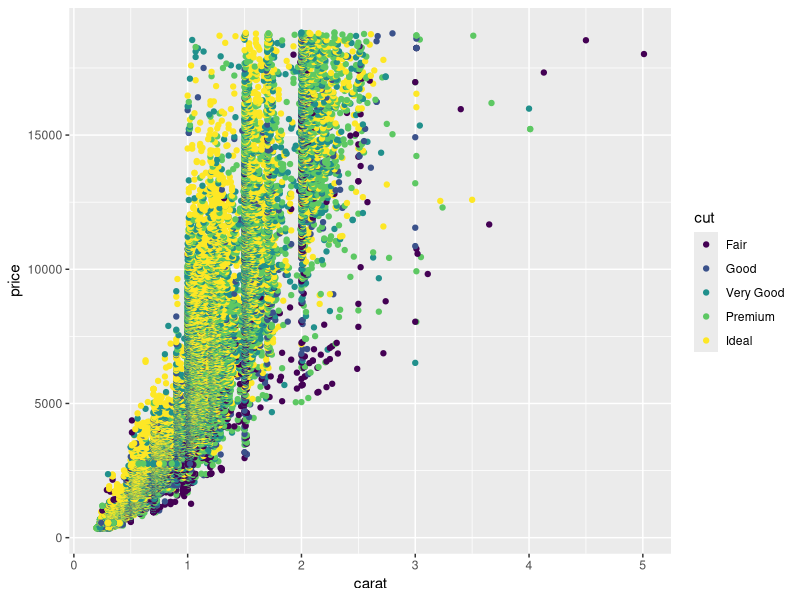
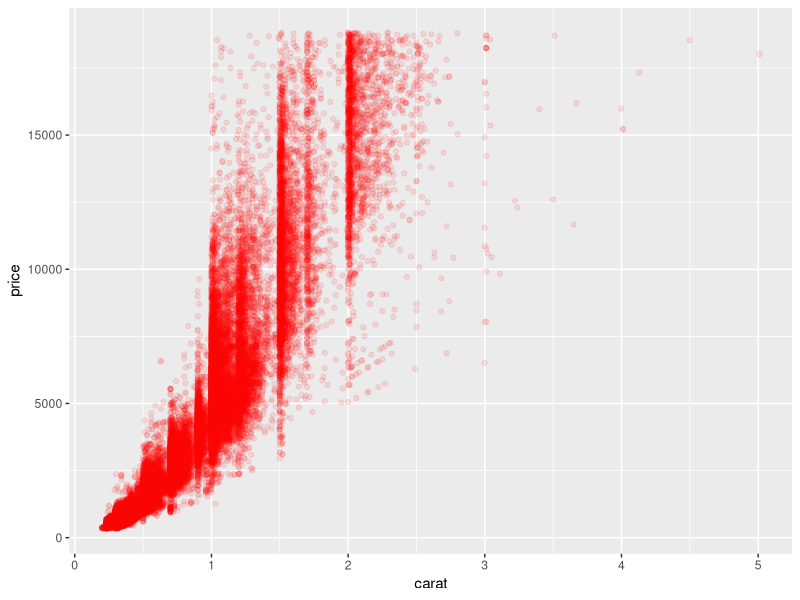
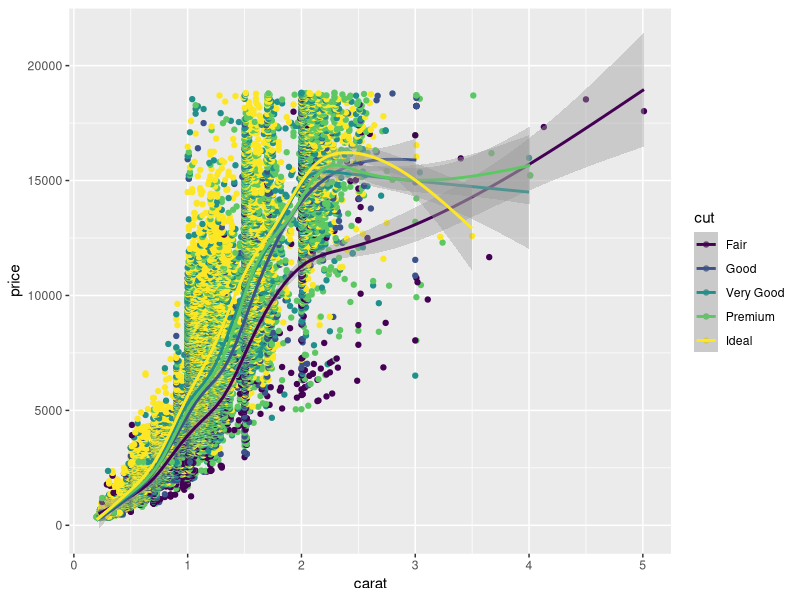
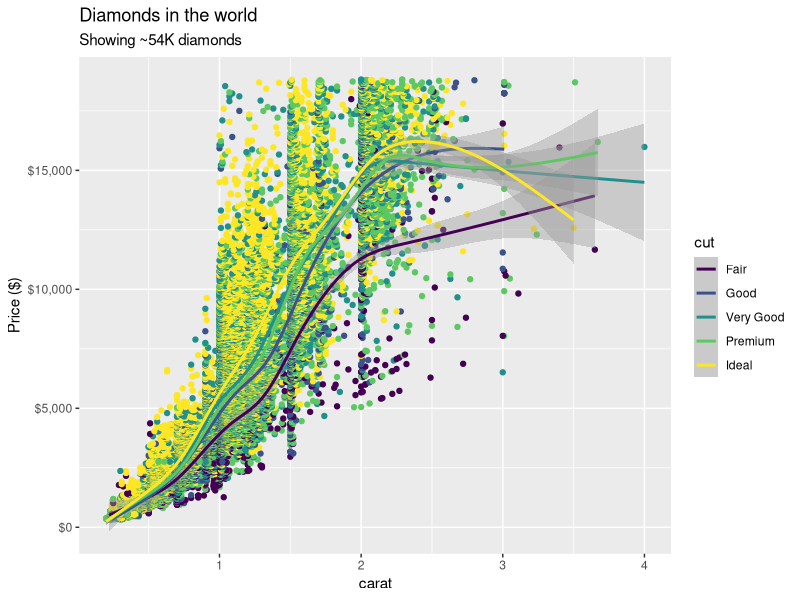
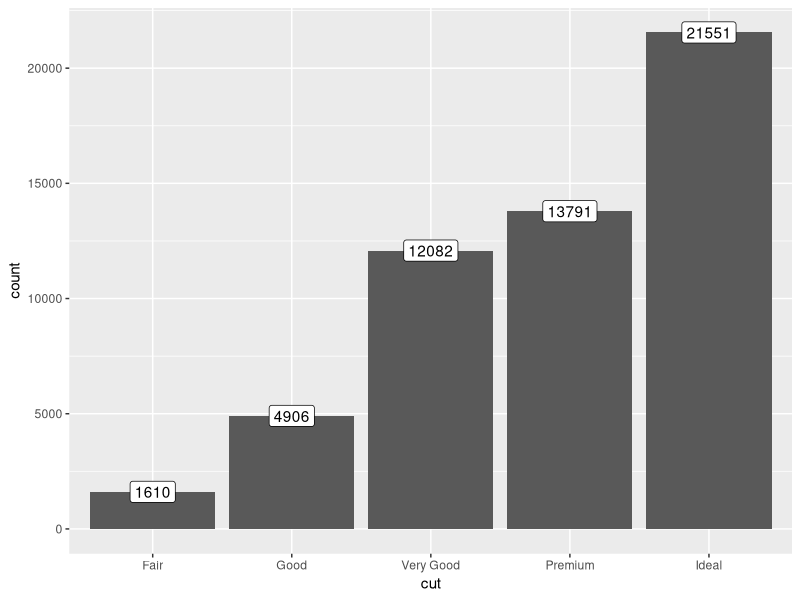
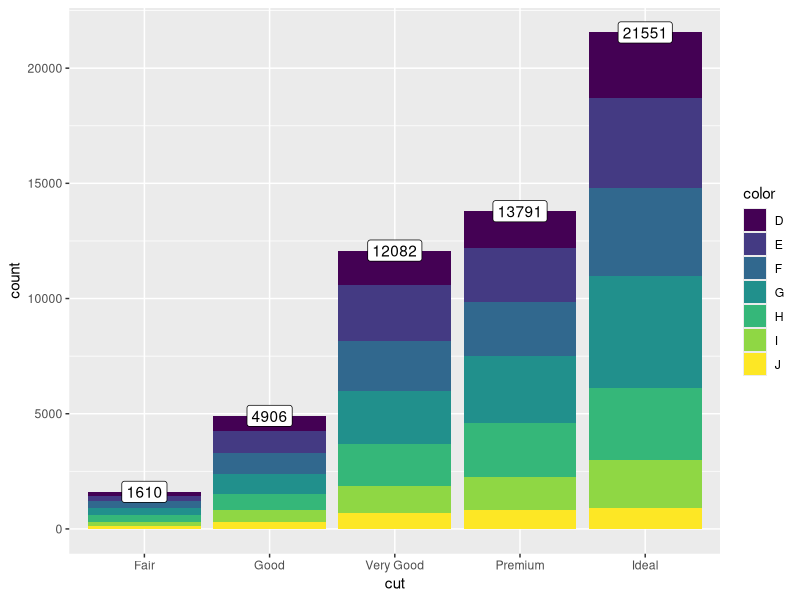
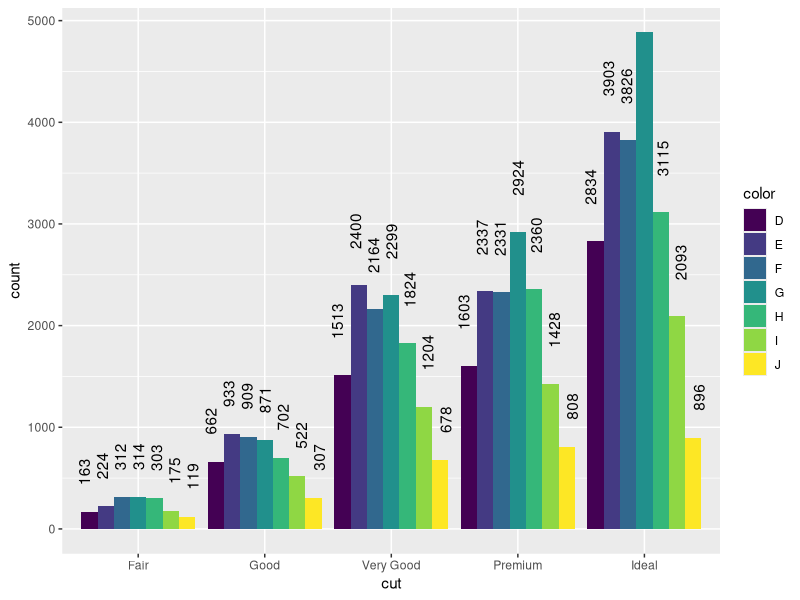

Reproduce these figures in R, in order.
## ---- chunk 1
    install.packages("ggplot2")
    install.packages("scales")
    library(ggplot2)
    library(scales)
## ---- chunk 2
    head(diamonds)
## ---- chunk 3
    ggplot(diamonds, aes(x = carat, y = price, colour = cut)) +
        geom_point()
## ---- chunk 4
    ggplot(diamonds, aes(x = carat, y = price)) +
        geom_point(colour = "red", alpha = .1)
## ---- chunk 5
    ggplot(diamonds) +
        geom_point(aes(x = carat, y = price, colour = cut)) +
        geom_smooth(aes(x = carat, y = price, colour = cut))
## ---- chunk 6
    ggplot(diamonds) +
        geom_point(aes(x = carat, y = price, colour = cut), show.legend = FALSE) +
        geom_smooth(aes(x = carat, y = price, colour = cut)) +
        labs(
            title = "Diamonds in the world",
            subtitle = "Showing ~54K diamonds",
            y = "Price ($)"
        ) +
        scale_y_continuous(labels = dollar_format(prefix = "$")) +  # see the y axis labels
        xlim(c(NA, 4))  # see that the x axis is only shown until 4 carats
## ---- chunk 7
    ggplot(diamonds, aes(x = cut)) +
        geom_bar() +  # type ?geom_bar into the R console to understand why the y axis isn't provided. Also, understand the difference between geom_bar and geom_col
        geom_label(stat = 'count', aes(label = ..count..))

## ---- chunk 8
    ggplot(diamonds, aes(x = cut)) +
        geom_bar(aes(fill = color)) +
        geom_label(stat = 'count', aes(label = ..count..))
## ---- chunk 9
    ggplot(diamonds, aes(x = cut, fill = color)) +
        geom_bar(position = "dodge") +
        geom_text(
            stat = 'count',
            aes(label = ..count..),
            position = position_dodge(width = 1),
            angle = 90,
            hjust = -1
        )
